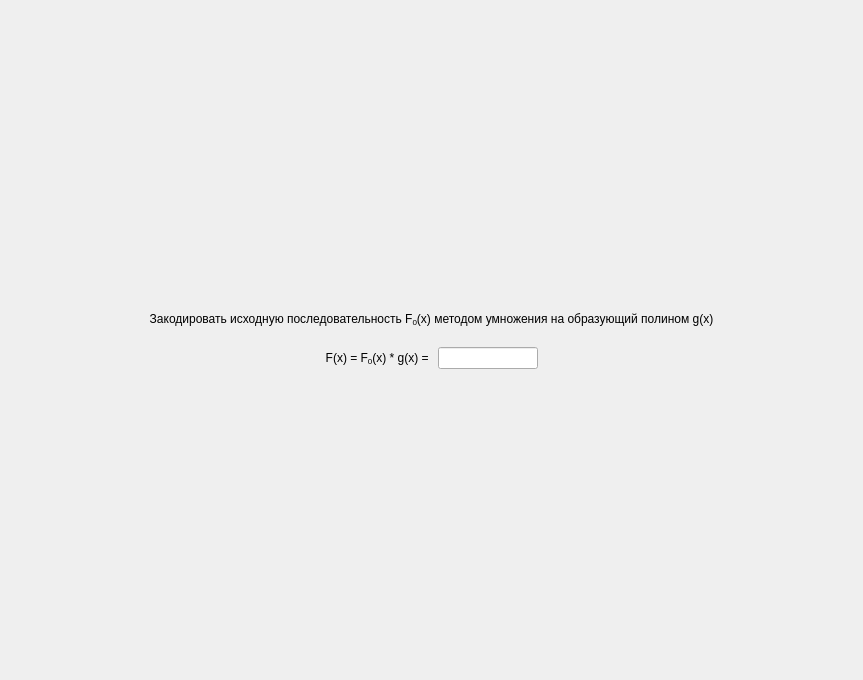
<?xml version="1.0" encoding="UTF-8"?>
<ui version="4.0">
 <class>ScreenTask6</class>
 <widget class="QFrame" name="ScreenTask6">
  <property name="geometry">
   <rect>
    <x>0</x>
    <y>0</y>
    <width>863</width>
    <height>680</height>
   </rect>
  </property>
  <property name="windowTitle">
   <string>Frame</string>
  </property>
  <layout class="QGridLayout" name="gridLayout">
   <property name="leftMargin">
    <number>0</number>
   </property>
   <property name="topMargin">
    <number>0</number>
   </property>
   <property name="rightMargin">
    <number>0</number>
   </property>
   <property name="bottomMargin">
    <number>0</number>
   </property>
   <property name="spacing">
    <number>6</number>
   </property>
   <item row="0" column="0">
    <layout class="QVBoxLayout" name="verticalLayout">
     <item>
      <spacer name="verticalSpacer">
       <property name="orientation">
        <enum>Qt::Vertical</enum>
       </property>
       <property name="sizeHint" stdset="0">
        <size>
         <width>20</width>
         <height>40</height>
        </size>
       </property>
      </spacer>
     </item>
     <item>
      <widget class="QLabel" name="title_2">
       <property name="styleSheet">
        <string notr="true">font: 75 20pt &quot;MS Shell Dlg 2&quot;;</string>
       </property>
       <property name="text">
        <string>Закодировать исходную последовательность F&lt;sub&gt;0&lt;/sub&gt;(x) методом умножения на образующий полином g(x)</string>
       </property>
       <property name="alignment">
        <set>Qt::AlignCenter</set>
       </property>
       <property name="wordWrap">
        <bool>true</bool>
       </property>
      </widget>
     </item>
     <item>
      <spacer name="verticalSpacer_3">
       <property name="orientation">
        <enum>Qt::Vertical</enum>
       </property>
       <property name="sizeType">
        <enum>QSizePolicy::Minimum</enum>
       </property>
       <property name="sizeHint" stdset="0">
        <size>
         <width>0</width>
         <height>15</height>
        </size>
       </property>
      </spacer>
     </item>
     <item>
      <layout class="QHBoxLayout" name="horizontalLayout_2">
       <item>
        <spacer name="horizontalSpacer">
         <property name="orientation">
          <enum>Qt::Horizontal</enum>
         </property>
         <property name="sizeHint" stdset="0">
          <size>
           <width>0</width>
           <height>0</height>
          </size>
         </property>
        </spacer>
       </item>
       <item>
        <widget class="QLabel" name="label1">
         <property name="styleSheet">
          <string notr="true">font: 16pt &quot;MS Shell Dlg 2&quot;;</string>
         </property>
         <property name="text">
          <string>F(x) = F&lt;sub&gt;0&lt;/sub&gt;(x) * g(x) = </string>
         </property>
         <property name="alignment">
          <set>Qt::AlignRight|Qt::AlignTrailing|Qt::AlignVCenter</set>
         </property>
        </widget>
       </item>
       <item>
        <widget class="QLineEdit" name="input">
         <property name="sizePolicy">
          <sizepolicy hsizetype="Fixed" vsizetype="Fixed">
           <horstretch>0</horstretch>
           <verstretch>0</verstretch>
          </sizepolicy>
         </property>
         <property name="maximumSize">
          <size>
           <width>100</width>
           <height>16777215</height>
          </size>
         </property>
         <property name="styleSheet">
          <string notr="true">font: 16pt &quot;MS Shell Dlg 2&quot;;</string>
         </property>
         <property name="maxLength">
          <number>7</number>
         </property>
         <property name="alignment">
          <set>Qt::AlignCenter</set>
         </property>
        </widget>
       </item>
       <item>
        <spacer name="horizontalSpacer_4">
         <property name="orientation">
          <enum>Qt::Horizontal</enum>
         </property>
         <property name="sizeHint" stdset="0">
          <size>
           <width>0</width>
           <height>0</height>
          </size>
         </property>
        </spacer>
       </item>
      </layout>
     </item>
     <item>
      <spacer name="verticalSpacer_2">
       <property name="orientation">
        <enum>Qt::Vertical</enum>
       </property>
       <property name="sizeHint" stdset="0">
        <size>
         <width>20</width>
         <height>40</height>
        </size>
       </property>
      </spacer>
     </item>
    </layout>
   </item>
  </layout>
 </widget>
 <resources/>
 <connections/>
</ui>
